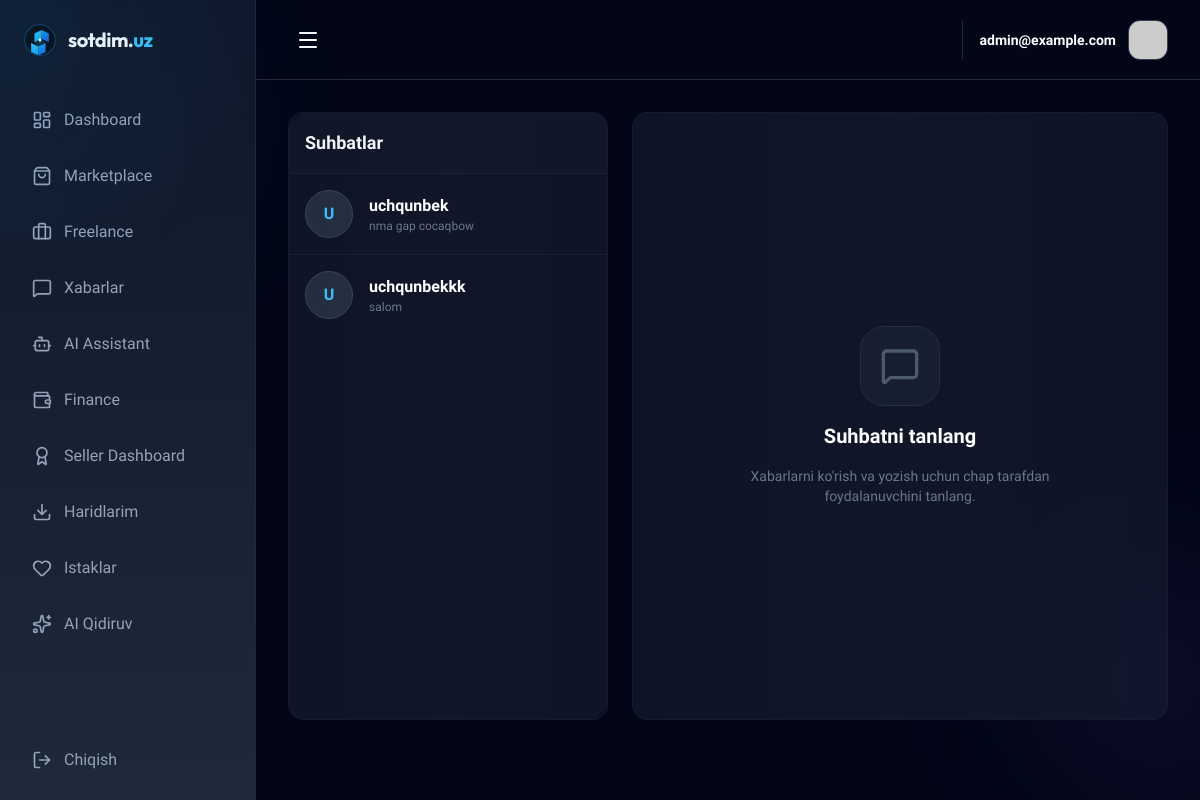
Screenshot of /chat/ (signed in) with the database file from the repository.
### apps/users/models.py (models this page shows, shortened)
class User(AbstractUser):
    class Role(models.TextChoices):
        USER = "USER", _("User")
        SELLER = "SELLER", _("Seller")
        FREELANCER = "FREELANCER", _("Freelancer")
        MODERATOR = "MODERATOR", _("Moderator")
        SUPPORT = "SUPPORT", _("Support")
        ADMIN = "ADMIN", _("Admin")
    role = models.CharField(
        max_length=20,
        choices=Role.choices,
        default=Role.USER
    )
    email = models.EmailField(_("email address"), unique=True)
    phone_number = models.CharField(_("telefon raqami"), max_length=20, blank=True, null=True)
    telegram_id = models.CharField(max_length=100, blank=True, null=True)
    avatar = models.ImageField(upload_to="avatars/", blank=True, null=True)
    bio = models.TextField(blank=True, null=True)
    class BadgeLevel(models.TextChoices):
        NONE = "NONE", "Oddiy"
        VERIFIED = "VERIFIED", "Tasdiqlangan ✓"
        PREMIUM = "PREMIUM", "Premium ⭐"
        TRUSTED = "TRUSTED", "Ishonchli 🛡️"
        TOP_SELLER = "TOP_SELLER", "Top Seller 🏆"
    badge = models.CharField(max_length=20, choices=BadgeLevel.choices, default=BadgeLevel.NONE)
    is_verified = models.BooleanField(default=False)
    two_factor_enabled = models.BooleanField(default=False)
    has_saved_card = models.BooleanField(default=False)
    created_at = models.DateTimeField(auto_now_add=True)
    updated_at = models.DateTimeField(auto_now=True)
    USERNAME_FIELD = "email"
    REQUIRED_FIELDS = ["username"]
    class Meta:
        verbose_name = "Foydalanuvchi"
        verbose_name_plural = "Foydalanuvchilar"
        ordering = ['-created_at']

### apps/chat/models.py (models this page shows, shortened)
class Conversation(models.Model):
    participants = models.ManyToManyField(settings.AUTH_USER_MODEL, related_name="conversations")
    created_at = models.DateTimeField(auto_now_add=True)
    updated_at = models.DateTimeField(auto_now=True)

class Message(models.Model):
    conversation = models.ForeignKey(Conversation, on_delete=models.CASCADE, related_name="messages")
    sender = models.ForeignKey(settings.AUTH_USER_MODEL, on_delete=models.CASCADE, related_name="sent_messages")
    text = models.TextField()
    is_read = models.BooleanField(default=False)
    created_at = models.DateTimeField(auto_now_add=True)
    class Meta:
        ordering = ['created_at']

### apps/chat/views.py (the view)
# urls.py: path("", chat_list, name="chat_list"),
@login_required
def chat_list(request):
    conversations = request.user.conversations.all().order_by('-updated_at')
    for conv in conversations:
        conv.recipient = conv.participants.exclude(id=request.user.id).first()
    return render(request, 'chat/chat_list.html', {'conversations': conversations})

### apps/notifications/context_processors.py (called while the page is built)
def notifications_ctx(request):
    if request.user.is_authenticated:
        unread_count = Notification.objects.filter(user=request.user, is_read=False).count()
        recent_notifs = Notification.objects.filter(user=request.user).order_by('-created_at')[:5]
        return {
            'unread_notifications_count': unread_count,
            'recent_notifications': recent_notifs,
        }
    return {
        'unread_notifications_count': 0,
        'recent_notifications': [],
    }

### templates/chat/chat_list.html (shortened to what this page needs)
{% extends 'base.html' %}
{% block content %}
<div class="h-[calc(100vh-12rem)] flex gap-6">
    <div class="w-80 glass rounded-2xl border-slate-800/50 flex flex-col overflow-hidden">
        <div class="p-4 border-b border-slate-800/50 bg-slate-900/30">
            <h2 class="font-bold text-lg">Suhbatlar</h2>
        </div>
        <div class="flex-1 overflow-y-auto divide-y divide-slate-800/50">
            {% for conv in conversations %}
            <a href="{% url 'chat:chat_detail' conv.id %}" class="flex items-center gap-4 p-4 hover:bg-slate-800/50 transition-colors">
                <div class="w-12 h-12 bg-slate-800 rounded-full flex items-center justify-center text-primary-400 font-bold border border-slate-700">
                    {{ conv.recipient.username|first|upper }}
                </div>
                <div class="flex-1 min-w-0">
                    <p class="font-bold text-white truncate">{{ conv.recipient.username }}</p>
                    <p class="text-xs text-slate-500 truncate">
                        {% if conv.messages.last %}
                            {{ conv.messages.last.text }}
                        {% else %}
                            Suhbatni boshlang
                        {% endif %}
                    </p>
                </div>
            </a>
            {% empty %}
            <div class="p-8 text-center text-slate-500 text-sm">Suhbatlar mavjud emas</div>
            {% endfor %}
        </div>
    </div>
    <div class="flex-1 glass rounded-2xl border-slate-800/50 flex items-center justify-center text-center p-8">
        <div class="max-w-xs space-y-4">
            <div class="w-20 h-20 bg-slate-900 rounded-3xl flex items-center justify-center mx-auto border border-slate-800 text-slate-600">
                <i data-lucide="message-square" class="w-10 h-10"></i>
            </div>
            <h3 class="text-xl font-bold text-white">Suhbatni tanlang</h3>
            <p class="text-slate-500 text-sm">Xabarlarni ko'rish va yozish uchun chap tarafdan foydalanuvchini tanlang.</p>
        </div>
    </div>
</div>
{% endblock %}

### templates/base.html (shortened to what this page needs)
<!DOCTYPE html>
<html lang="uz" class="dark">
<head>
    <script src="https://cdn.tailwindcss.com"></script>
</head>
<body class="bg-slate-950 text-slate-100 font-sans antialiased min-h-screen overflow-x-hidden">
    <div id="cursor-glow"></div>
    <div class="bg-glow" style="top: -10%; left: -10%; animation-duration: 25s;"></div>
    <div class="bg-glow" style="top: 60%; left: 80%; animation-duration: 35s; background: radial-gradient(circle, rgba(139, 92, 246, 0.1) 0%, transparent 70%);"></div>
    <div id="main-content" class="site-content flex min-h-screen relative" x-data="{ sidebarOpen: false }">
        <aside
            :class="{
                '-translate-x-full': !sidebarOpen,
                'translate-x-0': sidebarOpen
            }"
            class="fixed inset-y-0 left-0 w-72 sidebar-gradient border-r border-slate-800 z-[60] transform transition-transform duration-300 ease-in-out lg:translate-x-0 lg:static lg:inset-auto lg:w-64 lg:flex-shrink-0 lg:flex lg:flex-col"
            x-cloak
        >
            <div class="flex flex-col h-full w-full">
                <div class="p-6 flex items-center justify-between">
                    <div class="flex items-center gap-3">
                        <img src="/static/img/logo_premium.svg" alt="sotdim.uz" class="h-8 w-8 rounded-full border border-primary-500/30">
                        <span class="font-heading font-bold text-xl tracking-tight">sotdim.<span class="text-primary-400">uz</span></span>
                    </div>
                </div>
                <nav class="flex-1 px-4 space-y-2 mt-4 overflow-y-auto">
                    <a href="{% url 'core:dashboard' %}" @click="if(window.innerWidth < 1024) sidebarOpen = false" class="flex items-center gap-3 px-4 py-3 rounded-xl {% if request.resolver_match.url_name == 'dashboard' %}bg-primary-500/10 text-primary-400 border border-primary-500/20{% else %}text-slate-400 hover:bg-slate-800 transition-colors{% endif %}">
                        <i data-lucide="layout-dashboard" class="w-5 h-5"></i>
                        <span>Dashboard</span>
                    </a>
                    <a href="{% url 'marketplace:product_list' %}" @click="if(window.innerWidth < 1024) sidebarOpen = false" class="flex items-center gap-3 px-4 py-3 rounded-xl text-slate-400 hover:bg-slate-800 transition-colors">
                        <i data-lucide="shopping-bag" class="w-5 h-5"></i>
                        <span>Marketplace</span>
                    </a>
                    <a href="{% url 'freelance:project_list' %}" @click="if(window.innerWidth < 1024) sidebarOpen = false" class="flex items-center gap-3 px-4 py-3 rounded-xl text-slate-400 hover:bg-slate-800 transition-colors">
                        <i data-lucide="briefcase" class="w-5 h-5"></i>
                        <span>Freelance</span>
                    </a>
                    <a href="{% url 'chat:chat_list' %}" @click="if(window.innerWidth < 1024) sidebarOpen = false" class="flex items-center gap-3 px-4 py-3 rounded-xl text-slate-400 hover:bg-slate-800 transition-colors">
                        <i data-lucide="message-square" class="w-5 h-5"></i>
                        <span>Xabarlar</span>
                    </a>
                    <a href="{% url 'ai_system:assistant' %}" @click="if(window.innerWidth < 1024) sidebarOpen = false" class="flex items-center gap-3 px-4 py-3 rounded-xl text-slate-400 hover:bg-slate-800 transition-colors">
                        <i data-lucide="bot" class="w-5 h-5"></i>
                        <span>AI Assistant</span>
                    </a>
                    <a href="{% url 'payments:wallet' %}" @click="if(window.innerWidth < 1024) sidebarOpen = false" class="flex items-center gap-3 px-4 py-3 rounded-xl text-slate-400 hover:bg-slate-800 transition-colors">
                        <i data-lucide="wallet" class="w-5 h-5"></i>
                        <span>Finance</span>
                    </a>
                    {% if request.user.is_authenticated and request.user.role == 'SELLER' %}
                    <a href="{% url 'users:seller_dashboard' %}" @click="if(window.innerWidth < 1024) sidebarOpen = false" class="flex items-center gap-3 px-4 py-3 rounded-xl text-slate-400 hover:bg-slate-800 transition-colors">
                        <i data-lucide="award" class="w-5 h-5"></i>
                        <span>Seller Dashboard</span>
                    </a>
                    {% elif request.user.is_authenticated %}
                    <a href="{% url 'users:become_seller' %}" @click="if(window.innerWidth < 1024) sidebarOpen = false" class="flex items-center gap-3 px-4 py-3 rounded-xl text-slate-400 hover:bg-slate-800 transition-colors">
                        <i data-lucide="user-plus" class="w-5 h-5"></i>
                        <span>Become a Seller</span>
                    </a>
                    {% endif %}
                    <a href="{% url 'core:purchases' %}" @click="if(window.innerWidth < 1024) sidebarOpen = false" class="flex items-center gap-3 px-4 py-3 rounded-xl text-slate-400 hover:bg-slate-800 transition-colors">
                        <i data-lucide="download" class="w-5 h-5"></i>
                        <span>Haridlarim</span>
                    </a>
                    <a href="{% url 'marketplace:wishlist' %}" @click="if(window.innerWidth < 1024) sidebarOpen = false" class="flex items-center gap-3 px-4 py-3 rounded-xl text-slate-400 hover:bg-slate-800 transition-colors">
                        <i data-lucide="heart" class="w-5 h-5"></i>
                        <span>Istaklar</span>
                    </a>
                    <a href="{% url 'marketplace:ai_smart_search' %}" @click="if(window.innerWidth < 1024) sidebarOpen = false" class="flex items-center gap-3 px-4 py-3 rounded-xl text-slate-400 hover:bg-slate-800 transition-colors">
                        <i data-lucide="sparkles" class="w-5 h-5"></i>
                        <span>AI Qidiruv</span>
                    </a>
                </nav>
                <div class="p-4 border-t border-slate-800">
                    <a href="{% url 'users:logout' %}" class="flex items-center gap-3 px-4 py-3 rounded-xl text-slate-400 hover:bg-rose-500/10 hover:text-rose-400 transition-colors">
                        <i data-lucide="log-out" class="w-5 h-5"></i>
                        <span>Chiqish</span>
                    </a>
                </div>
            </div>
        </aside>
        <main class="flex-1 flex flex-col min-h-screen min-w-0">
            <header class="h-20 border-b border-slate-800 bg-slate-950/50 backdrop-blur-md sticky top-0 z-40 px-4 lg:px-8 flex items-center justify-between">
                <div class="flex items-center gap-4">
                    <button @click="sidebarOpen = !sidebarOpen" class="p-2 hover:bg-slate-800 rounded-lg transition-colors">
                        <i data-lucide="menu" class="w-6 h-6"></i>
                    </button>
                </div>
                <div class="flex items-center gap-4">
                    {% if request.user.is_authenticated %}
                    <div class="flex items-center gap-3 pl-4 border-l border-slate-800">
                        <div class="text-right hidden md:block">
                            <p class="text-sm font-bold text-white">{{ request.user.username }}</p>
                        </div>
                        <div class="w-10 h-10 rounded-xl bg-slate-800 border border-slate-700 overflow-hidden">
                            <img src="https://api.dicebear.com/7.x/avataaars/svg?seed={{ request.user.username }}" alt="Avatar">
                        </div>
                    </div>
                    {% else %}
                    <a href="{% url 'users:login' %}" class="px-5 py-2 bg-primary-600 hover:bg-primary-500 text-white rounded-xl text-sm font-bold transition-all">Kirish</a>
                    {% endif %}
                </div>
            </header>
            <section class="p-4 md:p-8">
                {% block content %}{% endblock %}
            </section>
        </main>
    </div>
</body>
</html>

### templates/base.html (style rules this page uses)
html, body { overflow-x: hidden; }
.site-content, main { max-width: 100vw; overflow-x: hidden; }
.bg-glow { position: fixed; width: 400px; height: 400px; background: radial-gradient(circle, rgba(14, 165, 233, 0.15) 0%, transparent 70%); border-radius: 50%; filter: blur(60px); z-index: -1; pointer-events: none; animation: floating 20s infinite alternate ease-in-out; }
.glass { background: rgba(15, 23, 42, 0.6); backdrop-filter: blur(16px); border: 1px solid rgba(255, 255, 255, 0.08); position: relative; overflow: hidden; transition: all 0.4s cubic-bezier(0.4, 0, 0.2, 1); }
.glass::after { content: ""; position: absolute; top: -50%; left: -50%; width: 200%; height: 200%; background: linear-gradient(45deg, transparent, rgba(255,255,255,0.03), transparent); transform: rotate(45deg); transition: 0.8s; }
.sidebar-gradient { background: linear-gradient(180deg, #0f172a 0%, #1e293b 100%); }
#cursor-glow { position: fixed; width: 600px; height: 600px; background: radial-gradient(circle, rgba(14, 165, 233, 0.08) 0%, transparent 70%); border-radius: 50%; pointer-events: none; z-index: 1; transform: translate(-50%, -50%); transition: transform 0.1s ease-out; }
.site-content { opacity: 0; filter: blur(20px); transform: scale(0.95); transition: all 1.2s cubic-bezier(0.2, 1, 0.2, 1); }
.site-content.loaded { opacity: 1; filter: blur(0); transform: scale(1); }

### rows the page displays
User: user.username "admin@example.com"
Conversation: recipient.username|first "U", recipient.username "uchqunbek", messages.last.text "nma gap cocaqbow"
Conversation: recipient.username|first "U", recipient.username "uchqunbekkk", messages.last.text "salom"
